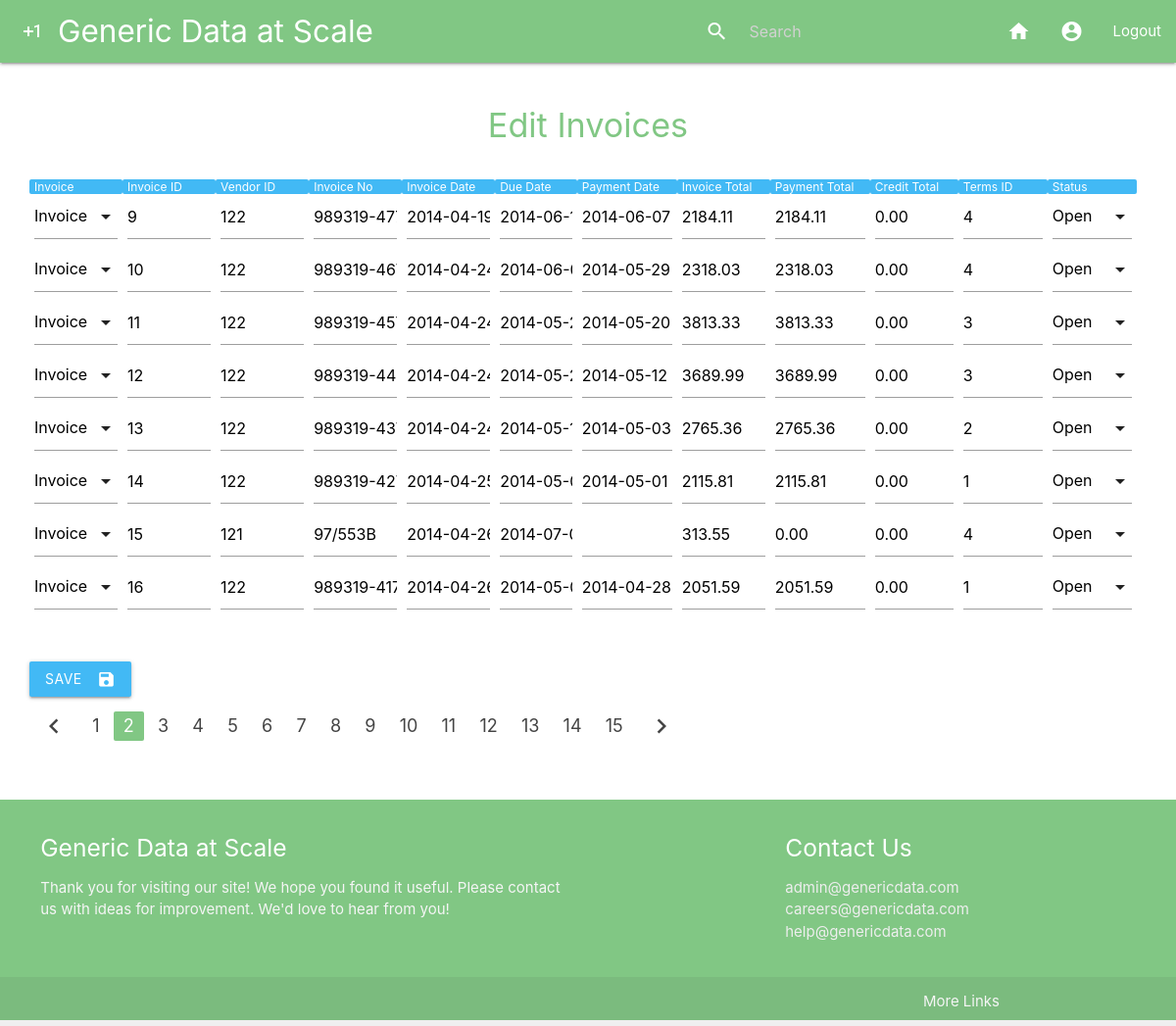
/generic_update/Invoice/?page=2 (signed in), run on the app's committed database.
### main/models.py (models this page shows)
class Schema(models.Model):
    schema_name = models.CharField("schema name", max_length=200, blank=False)
    schema_description = models.CharField("schema_description", max_length=200, blank=True)
    string1 = models.CharField("string1", max_length=200, blank=False)
    string2 = models.CharField("string2", max_length=200, blank=True)
    string3 = models.CharField("string3", max_length=200, blank=True)
    string4 = models.CharField("string4", max_length=200, blank=True)
    string5 = models.CharField("string5", max_length=200, blank=True)
    string6 = models.CharField("string6", max_length=200, blank=True)
    string7 = models.CharField("string7", max_length=200, blank=True)
    string8 = models.CharField("string8", max_length=200, blank=True)
    string9 = models.CharField("string9", max_length=200, blank=True)
    string10 = models.CharField("string10", max_length=200, blank=True)
    date1 = models.CharField("date1", max_length=200, blank=True)
    date2 = models.CharField("date2", max_length=200, blank=True)
    date3 = models.CharField("date3", max_length=200, blank=True)
    date4 = models.CharField("date4", max_length=200, blank=True)
    date5 = models.CharField("date5", max_length=200, blank=True)
    float1 = models.CharField("float1", max_length=200, blank=True)
    float2 = models.CharField("float2", max_length=200, blank=True)
    float3 = models.CharField("float3", max_length=200, blank=True)
    float4 = models.CharField("float4", max_length=200, blank=True)
    float5 = models.CharField("float5", max_length=200, blank=True)
    int1 = models.CharField("int1", max_length=200, blank=True)
    int2 = models.CharField("int2", max_length=200, blank=True)
    int3 = models.CharField("int3", max_length=200, blank=True)
    int4 = models.CharField("int4", max_length=200, blank=True)
    int5 = models.CharField("int5", max_length=200, blank=True)
    status = models.CharField("status", max_length=200, blank=True)
    photo = models.ImageField(upload_to="media",
                                     default = os.path.join(settings.MEDIA_URL,"placeholder.jpeg"))
    class Meta():
        verbose_name_plural = "Schemas"
    def __str__(self):
        return self.schema_name

### main/views.py (the view)
# urls.py: path("generic_update/<schema>/", views.generic_update_paginate, name="generic_update_paginate"), # with pagination
@login_required(login_url="/login/")
def generic_update_paginate(request, schema):
    context = {}
    title = f"Edit {schema}s"
    context["title"] = title
    context["schema"] = schema
    search_string = request.GET.get("q") # Check if user filtering the table
    context["search_string"] = search_string
    generic_fields = []
    specific_fields = []
    fieldnames = [field.name for field in Schema._meta.get_fields()]
    fieldnames.remove("schema_description")
    fieldnames.remove("generic")
    for field in fieldnames:
        fname = getattr(Schema.objects.all().filter(schema_name__exact=schema)[0], field)
        if fname != "INACTIVE":
            generic_fields.append(field)
            specific_fields.append(fname)
    context["generic_fields"] = generic_fields
    context["specific_fields"] = specific_fields
    GenericFormset = modelformset_factory(model=Generic, form=Generic_Form, extra=0)
    if request.method == "POST":
        formset = GenericFormset(request.POST)
        if formset.is_valid():
            instances = formset.save(commit=False)
            for instance in instances:
                instance.save()
            messages.success(request, f"Records updated")
            return redirect(f"/generic_update/{schema}/")
        else:
            if request.POST: # So don't get error when first load page (GET request)
                messages.error(request, formset.errors)
    else:
        if search_string: # if search
            sqs = SearchQuerySet().filter(content__icontains=search_string).models(Generic).load_all() # haystack object
            sqs_ids = [result.object.id for result in sqs]
            query = Generic.objects.filter(schema_name__schema_name=schema).filter(id__in=sqs_ids) # django object
        else: # no search
            query = Generic.objects.filter(schema_name__schema_name=schema)
        num_forms_per_page = 8 # for pagination
        paginator = Paginator(query, num_forms_per_page) # show 10 forms per page
        page = request.GET.get("page")
        try:
            objects = paginator.page(page)
        except PageNotAnInteger:
            objects = paginator.page(1)
        except EmptyPage:
            objects = paginator.page(paginator.num_pages)
        page_query = query.filter(id__in=[object.id for object in objects])
        formset = GenericFormset(queryset=page_query)
        context["formset"] = formset
        context["objects"] = objects
        return render(request, "main/generic_update_paginate_materialize.html", context)

### main/templates/main/generic_update_paginate_materialize.html (shortened to what this page needs)
{% extends 'main/header.html' %}
{% block content %}
{% load static %}
    <h4 style="color: #81C784; text-align: center;">{{ title }}</h4>
    <br>
     {% if objects.has_other_pages %}
        <form method="post">{% csrf_token %}
            <table class="highlight" style="width: 100%;">
                <thead style="background-color: #42b9f5; color: white; font-size: 12px;">
                    <tr>
                        {% for name in specific_fields|slice:"1:-1" %}
                            <th style="font-weight: normal;">{{ name }}</th>
                        {% endfor %}
                    </tr>
                </thead>
                <tbody>
                    {% for form in formset %}
                        <tr>
                            {% for field in form %}
                                {% if field.name in generic_fields %}
                                    <td>{{ field }}</td>
                                {% endif %}
                            {% endfor %}
                        </tr>
                    {% endfor %}
                </tbody>
            </table>
            <br>
            <br>
            <button class="btn waves-effect waves-light" type="submit" name="action" style="background-color: #42b9f5;">Save
                <i class="material-icons right">save</i>
            </button>
        </form>
        <ul class="pagination">
        {% if objects.has_previous %}
            <li class="waves-effect"><a href="?page=
                    {{ objects.previous_page_number }}{% if request.GET.q %}&q={{ request.GET.q }}{% endif %}"><i
                    class="material-icons">chevron_left</i></a></li>
        {% else %}
            <li class="disabled"><a href="#!"><i class="material-icons">chevron_left</i></a></li>
        {% endif %}
        {% for num in objects.paginator.page_range %}
            {% if objects.number == num %}
                <li class="active"><a href="#!">{{ num }}</a></li>
            {% else %}
                <li class="waves-effect"><a
                        href="?page={{ num }}{% if request.GET.q %}&q={{ request.GET.q }}{% endif %}">{{ num }}</a></li>
            {% endif %}
        {% endfor %}
        {% if objects.has_next %}
            <li class="waves-effect"><a
                    href="?page={{ objects.next_page_number }}{% if request.GET.q %}&q={{ request.GET.q }}{% endif %}"><i
                    class="material-icons">chevron_right</i></a></li>
        {% else %}
            <li class="disabled"><a href="#!"><i class="material-icons">chevron_right</i></a></li>
        {% endif %}
    </ul>
    {% endif %}
    <br>
    <br>
{% endblock %}

### data on the page
Schema: specific_fields "Invoice" "Invoice ID" "Vendor ID" "Invoice No" "Invoice Date" "Due Date" "Payment Date" "Invoice Total" "Payment Total" "Credit Total" "Terms ID" "Status"

### other printed values
{{ title }} "Edit Invoices"
{{ num }} "1" "3" "4" "5" "6" "7" "8" "9" "10" "11" "12" "13" "14" "15"
{{ num }} "2"
